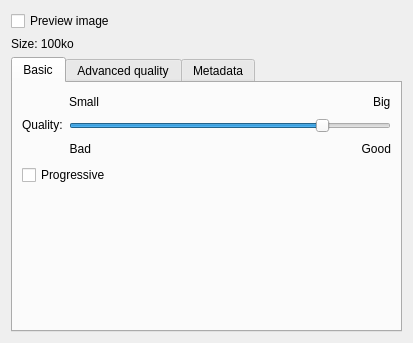
<ui version="4.0" >
 <class>Form</class>
 <widget class="QWidget" name="Form" >
  <property name="geometry" >
   <rect>
    <x>0</x>
    <y>0</y>
    <width>413</width>
    <height>343</height>
   </rect>
  </property>
  <property name="windowTitle" >
   <string>Form</string>
  </property>
  <layout class="QVBoxLayout" >
   <item>
    <widget class="QCheckBox" name="checkBox" >
     <property name="text" >
      <string>Preview image</string>
     </property>
    </widget>
   </item>
   <item>
    <widget class="QLabel" name="label" >
     <property name="text" >
      <string>Size: 100ko</string>
     </property>
    </widget>
   </item>
   <item>
    <widget class="QTabWidget" name="tabWidget" >
     <property name="currentIndex" >
      <number>0</number>
     </property>
     <widget class="QWidget" name="tab" >
      <attribute name="title" >
       <string>Basic</string>
      </attribute>
      <layout class="QVBoxLayout" >
       <item>
        <layout class="QGridLayout" >
         <item row="0" column="1" >
          <layout class="QHBoxLayout" >
           <item>
            <widget class="QLabel" name="textLabel3" >
             <property name="text" >
              <string>Small</string>
             </property>
             <property name="wordWrap" >
              <bool>false</bool>
             </property>
            </widget>
           </item>
           <item>
            <spacer>
             <property name="orientation" >
              <enum>Qt::Horizontal</enum>
             </property>
             <property name="sizeHint" >
              <size>
               <width>40</width>
               <height>20</height>
              </size>
             </property>
            </spacer>
           </item>
           <item>
            <widget class="QLabel" name="label_2" >
             <property name="text" >
              <string>Big</string>
             </property>
            </widget>
           </item>
          </layout>
         </item>
         <item row="1" column="0" >
          <widget class="QLabel" name="textLabel1" >
           <property name="text" >
            <string>Quality:</string>
           </property>
           <property name="alignment" >
            <set>Qt::AlignTop</set>
           </property>
           <property name="wordWrap" >
            <bool>false</bool>
           </property>
          </widget>
         </item>
         <item row="1" column="1" >
          <widget class="QSlider" name="qualityLevel" >
           <property name="toolTip" >
            <string>These settings determine how much information is lost during compression</string>
           </property>
           <property name="minimum" >
            <number>0</number>
           </property>
           <property name="maximum" >
            <number>100</number>
           </property>
           <property name="singleStep" >
            <number>1</number>
           </property>
           <property name="pageStep" >
            <number>1</number>
           </property>
           <property name="value" >
            <number>80</number>
           </property>
           <property name="orientation" >
            <enum>Qt::Horizontal</enum>
           </property>
           <property name="tickInterval" >
            <number>10</number>
           </property>
          </widget>
         </item>
         <item row="2" column="1" >
          <layout class="QHBoxLayout" >
           <item>
            <widget class="QLabel" name="textLabel4_2" >
             <property name="text" >
              <string>Bad</string>
             </property>
             <property name="alignment" >
              <set>Qt::AlignRight|Qt::AlignTrailing|Qt::AlignVCenter</set>
             </property>
             <property name="wordWrap" >
              <bool>false</bool>
             </property>
            </widget>
           </item>
           <item>
            <spacer>
             <property name="orientation" >
              <enum>Qt::Horizontal</enum>
             </property>
             <property name="sizeHint" >
              <size>
               <width>40</width>
               <height>20</height>
              </size>
             </property>
            </spacer>
           </item>
           <item>
            <widget class="QLabel" name="textLabel4" >
             <property name="text" >
              <string>Good</string>
             </property>
             <property name="alignment" >
              <set>Qt::AlignRight|Qt::AlignTrailing|Qt::AlignVCenter</set>
             </property>
             <property name="wordWrap" >
              <bool>false</bool>
             </property>
            </widget>
           </item>
          </layout>
         </item>
        </layout>
       </item>
       <item>
        <widget class="QCheckBox" name="checkBox_6" >
         <property name="text" >
          <string>Progressive</string>
         </property>
        </widget>
       </item>
       <item>
        <spacer>
         <property name="orientation" >
          <enum>Qt::Vertical</enum>
         </property>
         <property name="sizeHint" >
          <size>
           <width>20</width>
           <height>40</height>
          </size>
         </property>
        </spacer>
       </item>
      </layout>
     </widget>
     <widget class="QWidget" name="tab_2" >
      <attribute name="title" >
       <string>Advanced quality</string>
      </attribute>
      <layout class="QVBoxLayout" >
       <item>
        <widget class="QCheckBox" name="checkBox_7" >
         <property name="text" >
          <string>Optimize</string>
         </property>
        </widget>
       </item>
       <item>
        <layout class="QHBoxLayout" >
         <item>
          <widget class="QLabel" name="label_3" >
           <property name="text" >
            <string>Smooth:</string>
           </property>
          </widget>
         </item>
         <item>
          <widget class="QSlider" name="horizontalSlider" >
           <property name="orientation" >
            <enum>Qt::Horizontal</enum>
           </property>
          </widget>
         </item>
        </layout>
       </item>
       <item>
        <layout class="QHBoxLayout" >
         <item>
          <widget class="QCheckBox" name="checkBox_8" >
           <property name="text" >
            <string>Use restart marker:</string>
           </property>
          </widget>
         </item>
         <item>
          <widget class="QLabel" name="label_4" >
           <property name="enabled" >
            <bool>false</bool>
           </property>
           <property name="text" >
            <string>Frequency (rows):</string>
           </property>
          </widget>
         </item>
         <item>
          <widget class="QSpinBox" name="spinBox" >
           <property name="enabled" >
            <bool>false</bool>
           </property>
           <property name="minimum" >
            <number>1</number>
           </property>
          </widget>
         </item>
        </layout>
       </item>
       <item>
        <widget class="QCheckBox" name="checkBox_9" >
         <property name="text" >
          <string>Force baseline JPEG</string>
         </property>
        </widget>
       </item>
       <item>
        <layout class="QHBoxLayout" >
         <item>
          <widget class="QLabel" name="label_5" >
           <property name="text" >
            <string>Subsampling:</string>
           </property>
          </widget>
         </item>
         <item>
          <widget class="QComboBox" name="comboBox" >
           <item>
            <property name="text" >
             <string>2x2, 1x1, 1x1</string>
            </property>
           </item>
           <item>
            <property name="text" >
             <string>2x2, 1x1, 1x1 (4:2:2)</string>
            </property>
           </item>
           <item>
            <property name="text" >
             <string>1x1, 1x1, 1x1</string>
            </property>
           </item>
          </widget>
         </item>
        </layout>
       </item>
       <item>
        <layout class="QHBoxLayout" >
         <item>
          <widget class="QLabel" name="label_6" >
           <property name="text" >
            <string>DCT Method:</string>
           </property>
          </widget>
         </item>
         <item>
          <widget class="QComboBox" name="comboBox_2" >
           <item>
            <property name="text" >
             <string>Integer</string>
            </property>
           </item>
           <item>
            <property name="text" >
             <string>Fast integer</string>
            </property>
           </item>
           <item>
            <property name="text" >
             <string>Floating points</string>
            </property>
           </item>
          </widget>
         </item>
        </layout>
       </item>
      </layout>
     </widget>
     <widget class="QWidget" name="tab_3" >
      <attribute name="title" >
       <string>Metadata</string>
      </attribute>
      <layout class="QVBoxLayout" >
       <item>
        <widget class="QGroupBox" name="groupBox" >
         <property name="title" >
          <string>Formats</string>
         </property>
         <layout class="QVBoxLayout" >
          <item>
           <widget class="QCheckBox" name="checkBox_2" >
            <property name="text" >
             <string>Exif</string>
            </property>
           </widget>
          </item>
          <item>
           <widget class="QCheckBox" name="checkBox_3" >
            <property name="text" >
             <string>IPTC</string>
            </property>
           </widget>
          </item>
          <item>
           <widget class="QCheckBox" name="checkBox_4" >
            <property name="text" >
             <string>XMP</string>
            </property>
           </widget>
          </item>
         </layout>
        </widget>
       </item>
       <item>
        <widget class="QCheckBox" name="checkBox_5" >
         <property name="text" >
          <string>Anonymous metadata</string>
         </property>
        </widget>
       </item>
       <item>
        <spacer>
         <property name="orientation" >
          <enum>Qt::Vertical</enum>
         </property>
         <property name="sizeHint" >
          <size>
           <width>20</width>
           <height>40</height>
          </size>
         </property>
        </spacer>
       </item>
      </layout>
     </widget>
    </widget>
   </item>
  </layout>
 </widget>
 <resources/>
 <connections/>
</ui>
